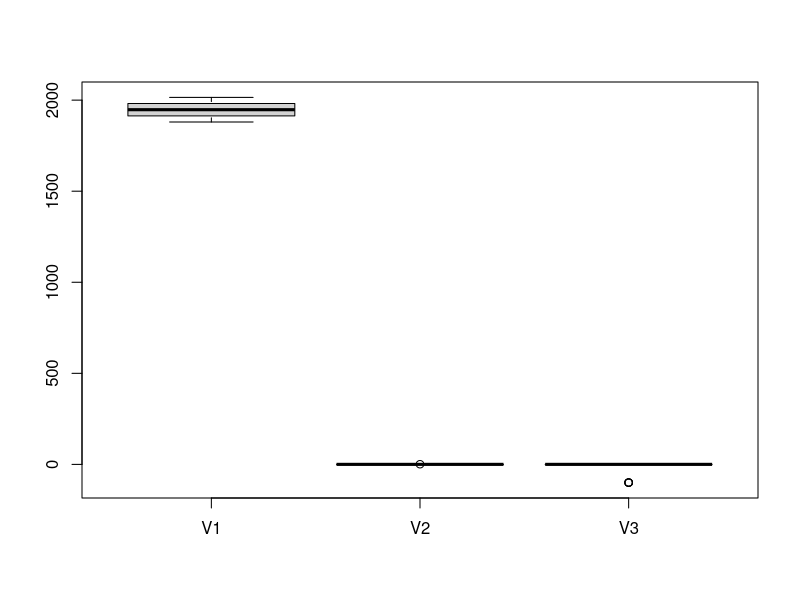
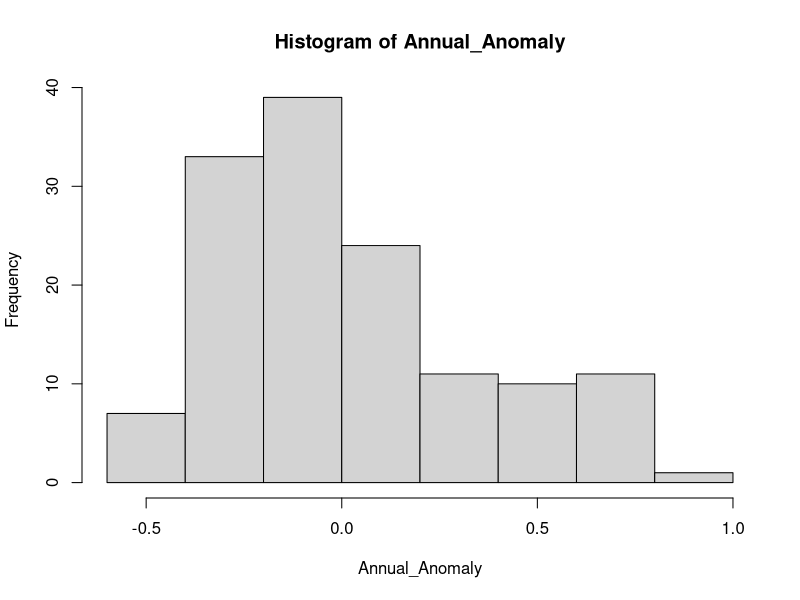
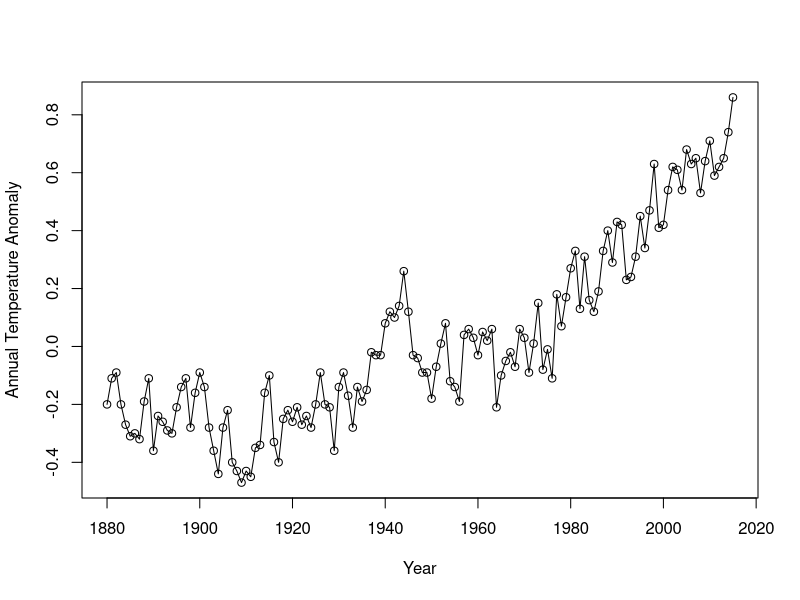

The R script that drew these images, in order:
mydata <- read.table("gl_land_ocean.txt")
summary(mydata)
boxplot(mydata)

year = mydata[,1]
Annual_Anomaly = mydata[,2]
hist(Annual_Anomaly)
YearVsAnnual_Anomaly = mydata[,c(1,2)]
plot(YearVsAnnual_Anomaly,type="o", xlab = "Year", ylab = "Annual Temperature Anomaly")

#Linear Regressions in order (i),(ii),(iii),(iv),(v)
clip(0,5,0,10)
abline(lm(Annual_Anomaly ~ year), lwd=2.0, col = "yellow")
legend(1880,.9, col=c("yellow"), lty = 1,lwd=2.0, legend=c("1880-2014"), bty="n", text.font=2, cex=1)
abline(lm(Annual_Anomaly[1:31] ~ year[1:31]),lwd=2.0, col = "blue")
legend(1880,.8, col=c("blue"), lty = 1,lwd=2.0, legend=c("1880-1910"), bty="n", text.font=2, cex=1)
abline(lm(Annual_Anomaly[1:71] ~ year[1:71]), lwd=2.0, col = "green")
legend(1880,.7, col=c("green"), lty = 1,lwd=2.0, legend=c("1880-1950"), bty="n", text.font=2, cex=1)
abline(lm(Annual_Anomaly[1:96] ~ year[1:96]), lwd=2.0, col = "red")
legend(1880,.6, col=c("red"), lty = 1,lwd=2.0, legend=c("1880-1975"), bty="n", text.font=2, cex=1)
abline(lm(Annual_Anomaly[1:121] ~ year[1:121]),lwd=2.0, col = "orange")
legend(1880,.5, col=c("orange"), lty = 1,lwd=2.0, legend=c("1880-2000"), bty="n", text.font=2, cex=1)


#Table of linear regression slope intercepts in order
slope_int= matrix(c(-13.4232, 0.0069, 10.9900, -0.0059, -7.2173 , 0.0036, -7.0258, 0.0035, -10.6817, 0.0054), ncol = 2, byrow=TRUE)
colnames(slope_int) = c("intercept","slope")
rownames(slope_int) = c("1880-2014","1880-1910","1880-1950","1880-1975","1880-2000")
slope_int = as.table(slope_int)
slope_int
